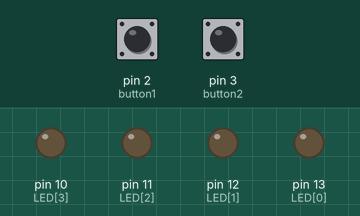
This sketch was run on a simulated Arduino Uno, built with avr-gcc and run on an emulated ATmega328P. Shown: output pins drawn as LEDs (lit = HIGH). The inputs (shaded band) are chosen by the test bench; at power-on: pin 2 (button1) LOW, pin 3 (button2) LOW.

Above: at 1.2 s.
1.3 s: pin 2 (button1) pulled HIGH for 0.15 s
At 1.7 s:
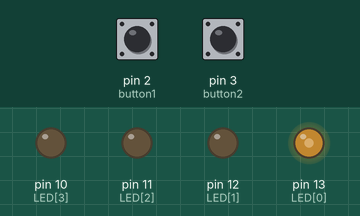
2.9 s: pin 3 (button2) pulled HIGH for 0.15 s
At 2.98 s:
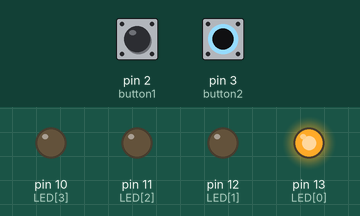
4.5 s: pin 2 (button1) pulled HIGH for 1 s
At 6.6 s:
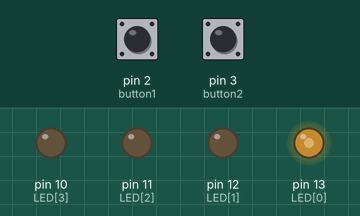
7.0 s: pin 3 (button2) pulled HIGH for 1 s
At 8.3 s:
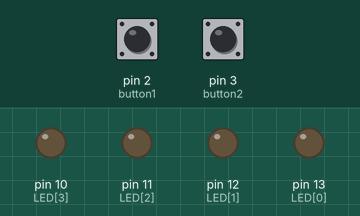
9.5 s: pin 2 (button1) pulled HIGH for 3.2 s
At 13.3 s:
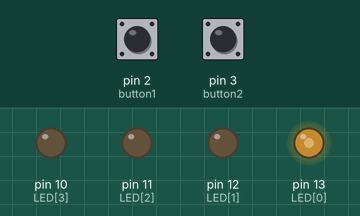
14.2 s: pin 2 (button1) pulled HIGH for 0.15 s
At 15.2 s:
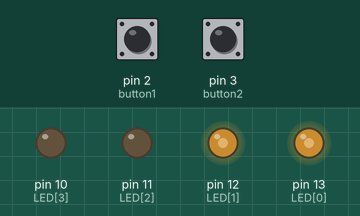
Timing chart, 0 to 16.8 s (numbered marks = the images above; inputs shaded):
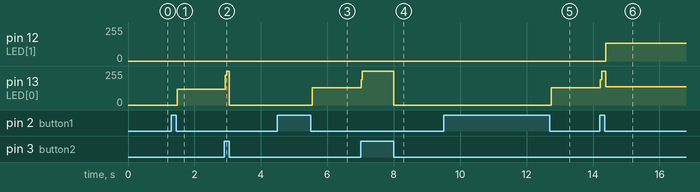

The sketch:

2Button_INC_DEC.ino
```cpp
int LED[]= { 13,12,11,10};
int button1=2, button2=3;
void setup() {
  for (int i=0; i<4 ; i++)
    pinMode ( LED[i], OUTPUT);
   pinMode(button1, INPUT);
   pinMode(button2, INPUT);
}

int cnt=0;

void loop() {
  if (digitalRead(button1) ==HIGH){
    if (cnt<4) cnt++;
    while(digitalRead(button1) == HIGH);
  }
  if (digitalRead(button2) ==HIGH){
    if (cnt>0) cnt--;
    while(digitalRead(button2) == HIGH);
  }
  for (int i=0; i<4 ; i++)
  {  digitalWrite(LED[i], LOW); }
  for (int i=0; i<cnt ; i++)
  {  digitalWrite(LED[i], HIGH); }

}
```

Measured:
- after the input at 1.3 s, pin 13 (LED[0]): 0/255 → 120/255 after 0.19 s
- after the input at 2.9 s, pin 13 (LED[0]): 120/255 → 255/255 at once, → 0/255 0.12 s later
- after the input at 4.5 s, pin 13 (LED[0]): 0/255 → 128/255 after 1.0 s
- after the input at 7.0 s, pin 13 (LED[0]): 128/255 → 255/255 at once, → 0/255 0.98 s later
- after the input at 9.5 s, pin 13 (LED[0]): 0/255 → 128/255 after 3.2 s
- after the input at 14.2 s, pin 12 (LED[1]): 0/255 → 135/255 after 0.19 s; pin 13 (LED[0]): 128/255 → 255/255 at once, → 138/255 0.17 s later
